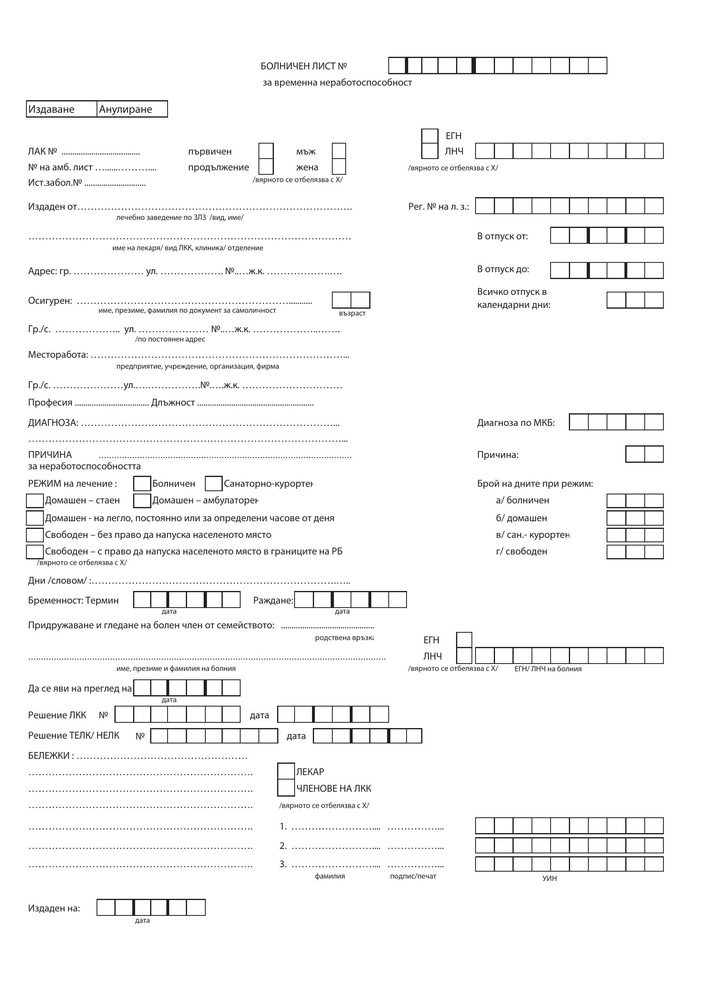
#> input picture bolnichen.jpg, 706 x 999 px, shrunk from 1740 x 2463 before the run
$ python remove_sq2.py
#> lines starting #> are read from the running program, lines starting #| are printed output that depends on the picture; after the words box and inside, x2 and y2 are one past the last pixel; in counts of white or black regions, pixels touching at a corner belong together
import cv2
import numpy as np

# Load and preprocess the image
img = cv2.imread('bolnichen.jpg')
#> img is the input picture: shape (999, 706, 3); mean B, G, R 246.8, 246.8, 246.8
gray = cv2.cvtColor(img, cv2.COLOR_BGR2GRAY)

# Apply binary thresholding
_, binary = cv2.threshold(gray, 150, 255, cv2.THRESH_BINARY_INV)
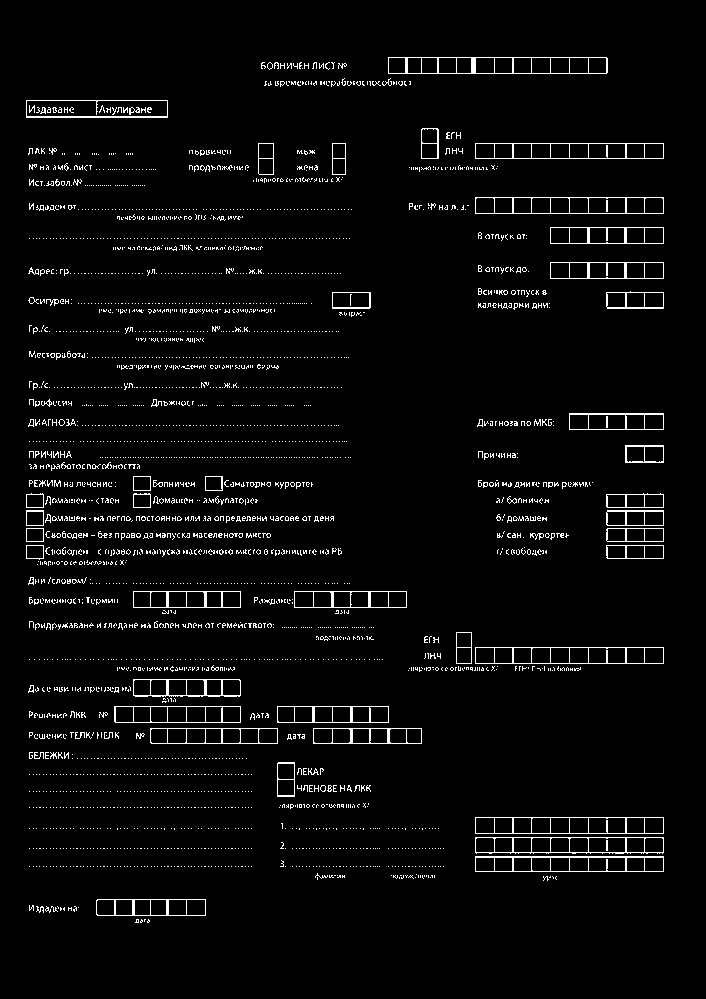
#> binary: shape (999, 706); 3.6% white in thin lines or dots, all inside (x1, y1, x2, y2) = (26, 57, 664, 923)

# Use Hough Line Transform to detect lines
lines = cv2.HoughLinesP(binary, 1, np.pi/180, 100, minLineLength=100, maxLineGap=10)
#> lines = 72 rows, first 6: [475, 143, 663, 143], [277, 706, 388, 706], [115, 722, 240, 722], [294, 607, 406, 607], [313, 728, 421, 728], [388, 57, 606, 57]

# Draw the lines on the image
for line in lines:
    x1, y1, x2, y2 = line[0]
    cv2.line(img, (x1, y1), (x2, y2), (255, 255, 255), 2)
#> this loop made 72 passes
#> (x1, y1, x2, y2) on passes 1 to 12: (475, 143, 663, 143), (277, 706, 388, 706), (115, 722, 240, 722), (294, 607, 406, 607), (313, 728, 421, 728), (388, 57, 606, 57), (388, 73, 606, 73), (151, 743, 277, 743), (294, 591, 406, 591), (475, 158, 663, 158), (475, 857, 662, 857), (475, 833, 662, 833)
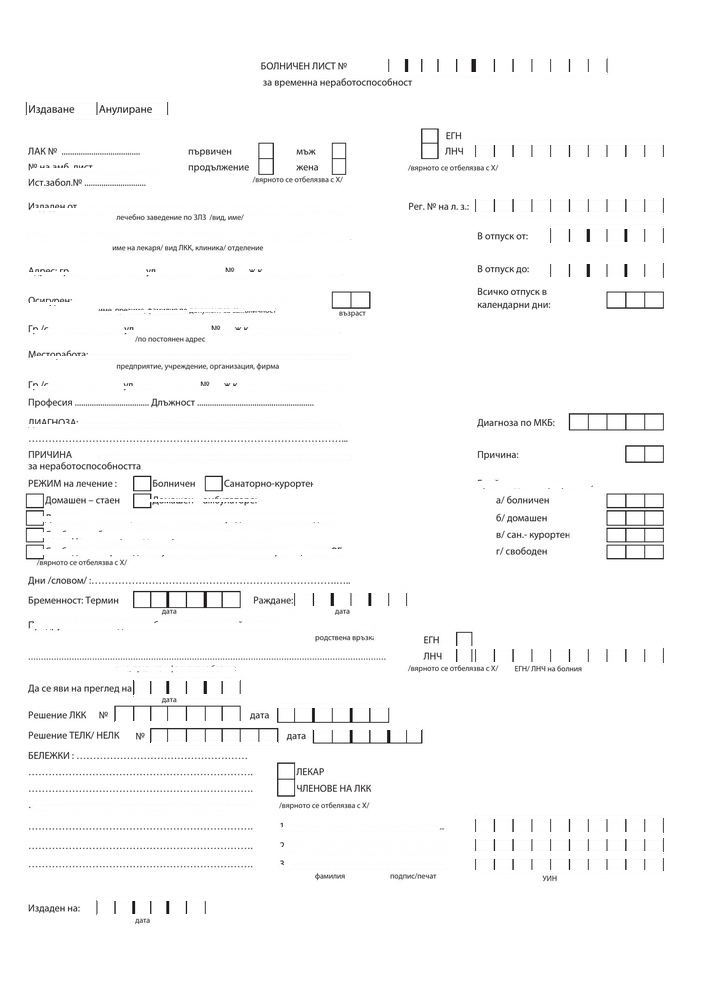
#> img: shape (999, 706, 3); 4.03% of pixels changed, all inside (x1, y1, x2, y2) = (25, 56, 665, 917)

# Save the cleaned image
cleaned_image_path = 'bolnichen_cleaned.png'
cv2.imwrite(cleaned_image_path, img)

$ run again, with bw_image.jpg copied over bolnichen.jpg
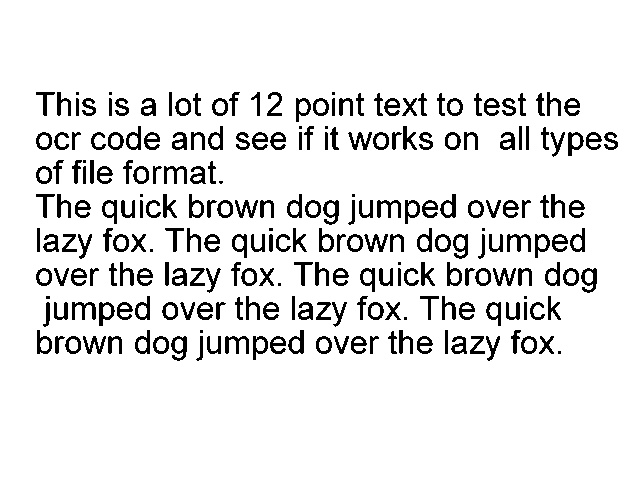
#> input picture bw_image.jpg, 640 x 480 px
#> img is the input picture: shape (480, 640, 3); min 0, max 255, mean 230.8
#> `_, binary = cv2.threshold(gray, 150, 255, cv2.THRESH_BINARY_INV)`:
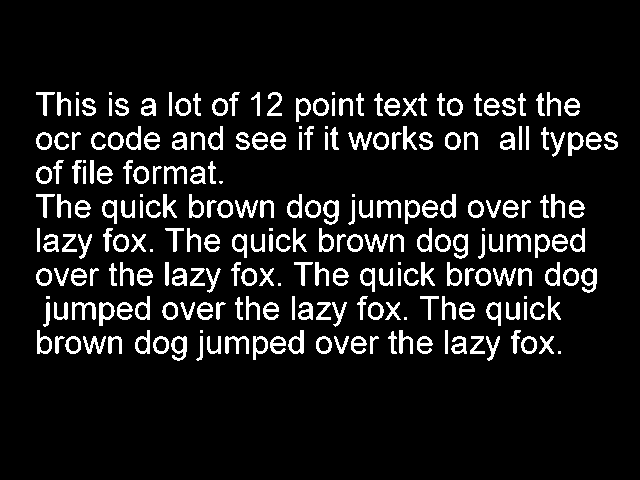
#> binary: shape (480, 640); 9.5% white; 239 white regions (19 under 20 px), largest, box (x1, y1, x2, y2) and area: (72, 302, 96, 320) 207, (377, 200, 401, 218) 206, (225, 336, 249, 354) 206
#> lines = 50 rows, first 6: [470, 202, 581, 202], [318, 338, 429, 338], [482, 236, 584, 236], [46, 304, 149, 304], [38, 270, 150, 270], [352, 201, 455, 201]
#> the loop `for line in lines:` made 50 passes
#> after the loop `for line in lines:`:
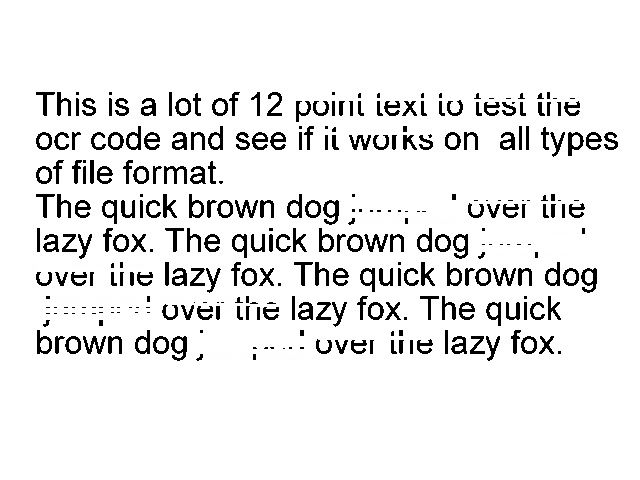
#> img: shape (480, 640, 3); 2.04% of pixels changed, all inside (x1, y1, x2, y2) = (37, 98, 586, 354)
